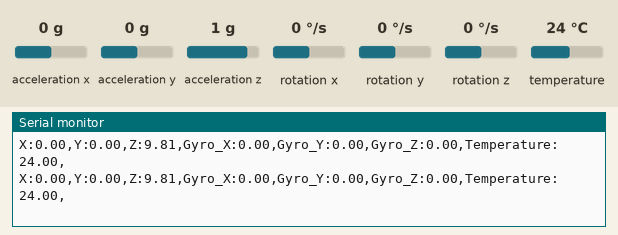
Recording of a sketch running on a simulated Arduino Uno, built with avr-gcc and run on an emulated ATmega328P. On the bench: the last lines printed to the serial monitor. The test bench sets the inputs (shaded band); at power-on: acceleration x 0 g, acceleration y 0 g, acceleration z 1 g, rotation x 0 °/s, rotation y 0 °/s, rotation z 0 °/s, temperature 24 °C.

Above: at 1.3 s.
1.4 s: acceleration x set to -1.4 g
At 1.48 s:
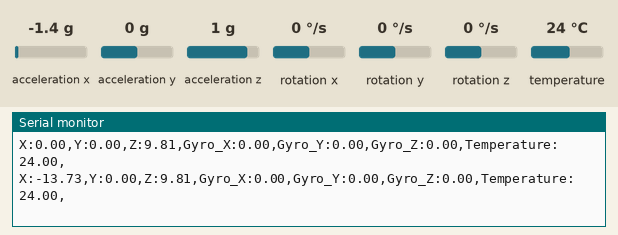
2.9 s: acceleration y set to -1.4 g
At 2.95 s:
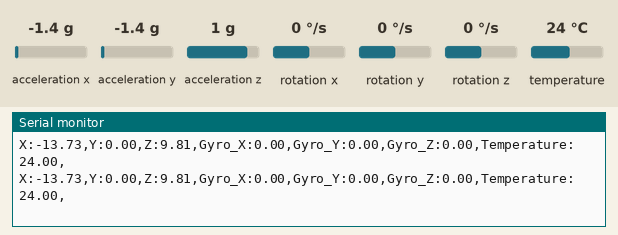
4.4 s: acceleration z set to -1.4 g
At 4.43 s:
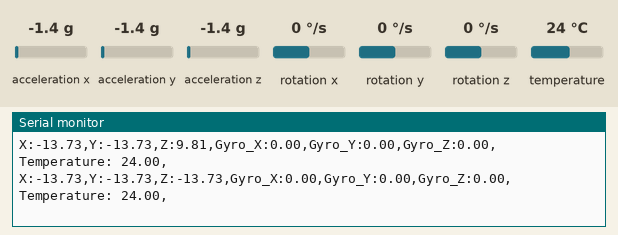
5.9 s: rotation x set to -192 °/s
At 5.91 s:
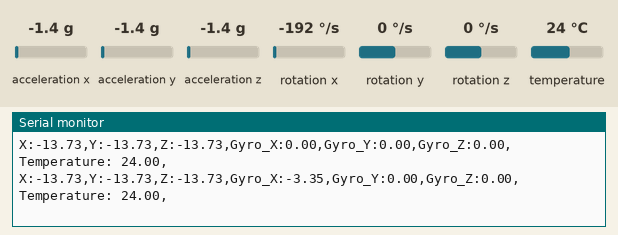
7.4 s: rotation y set to -192 °/s
At 7.49 s:
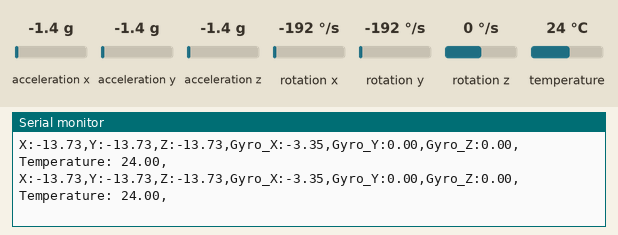

Measured:
- after the input at 1.4 s, the serial monitor: prints a new line after 0.07 s (image 1)
- after the input at 4.4 s, the serial monitor: prints a new line at once (image 3)
- after the input at 5.9 s, the serial monitor: prints a new line at once (image 4)

The sketch:

Timer.ino
```cpp
#include <Adafruit_MPU6050.h>
#include <Adafruit_Sensor.h>
#include <Wire.h>

Adafruit_MPU6050 mpu;

void setup(void) {
	Serial.begin(115200);

	if (!mpu.begin()) {
		Serial.println("Failed to find MPU6050 chip");
		while (1) {
		  delay(10);
		}
	}
	Serial.println("MPU6050 Found!");

	mpu.setAccelerometerRange(MPU6050_RANGE_8_G);
	mpu.setGyroRange(MPU6050_RANGE_500_DEG);

	mpu.setFilterBandwidth(MPU6050_BAND_21_HZ);

	delay(100);
}

void loop() {

	sensors_event_t a, g, temp;
	mpu.getEvent(&a, &g, &temp);

	/* Print out the values */
//	Serial.print("Acceleration X: ");
Serial.print("X:");	Serial.print(a.acceleration.x);	Serial.print(",");
Serial.print("Y:");	Serial.print(a.acceleration.y); Serial.print(",");
Serial.print("Z:");	Serial.print(a.acceleration.z);
	//Serial.print(" m/s^2");

Serial.print(",");
Serial.print("Gyro_X:");  Serial.print(g.gyro.x); Serial.print(",");
Serial.print("Gyro_Y:");	Serial.print(g.gyro.y); Serial.print(",");
Serial.print("Gyro_Z:"); Serial.print(g.gyro.z); Serial.print(",");
	//Serial.println(" rad/s");

	Serial.print("Temperature: "); Serial.print(temp.temperature); Serial.print(",");
	//Serial.println(" degC");

	Serial.println("");
	delay(100);
}
```
